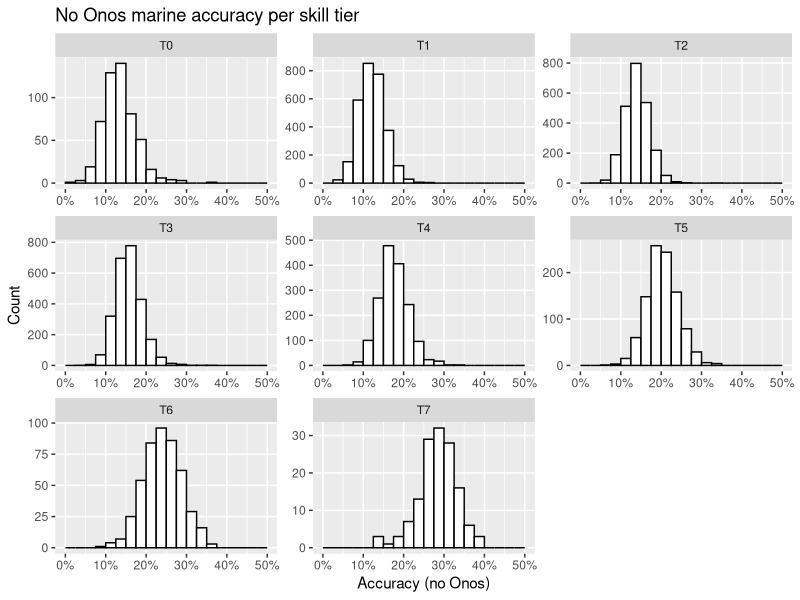

Recreate this plot in R.
library(ggplot2)
library(ggthemes)

df_stats = read.csv("player_stats.csv")
df_skill_tiers = read.csv("player_ids_by_skill_tier.csv")
df = merge(df_stats, df_skill_tiers, by.x = "steam_id", by.y = "account_id")

ggplot(df, aes(x=accuracy_no_onos, fill=skill_tier)) + 
  labs(y = "Count", x = "Accuracy (no Onos)", title = "No Onos marine accuracy per skill tier") +
  scale_x_continuous(labels = scales::percent, limits = c(0, 0.5)) +
  scale_y_continuous(min = 0) +
  geom_histogram(fill = "white", colour = "black", breaks=seq(0, 0.5, 0.025)) + 
  facet_wrap(~skill_tier, scales = "free") # X scales are forced to be equal above